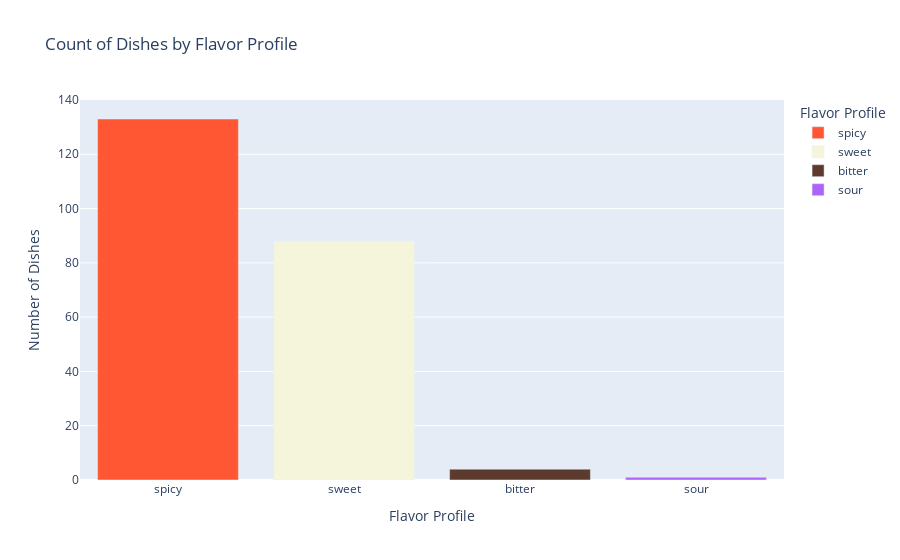

Here is the notebook cell this chart was saved with:
### Code cell
import plotly.express as px

# Count the occurrences of each flavor profile
flavor_counts = food_data['flavor_profile'].value_counts().reset_index()
flavor_counts.columns = ['flavor', 'count']

# Define color mapping for each flavor
color_map = {
    'sweet': '#F5F5DC',       # Off-white or cream for sweet
    'spicy': '#FF5733',       # Red for spicy
    'bitter': '#5C3A2D'       # Dark chocolate color for bitter
}

# Create the bar chart
fig = px.bar(
    flavor_counts,
    x='flavor',
    y='count',
    title='Count of Dishes by Flavor Profile',
    labels={'flavor': 'Flavor Profile', 'count': 'Number of Dishes'},
    color='flavor',
    color_discrete_map=color_map  # Use the color mapping
)

fig.show()

### Figure 1 — Plotly figure (JSON) as saved in the notebook; plotly's stock layout.template omitted (floating-point values rounded to 4 significant figures)
{"data": [{"alignmentgroup": "True", "hovertemplate": "Flavor Profile=%{x}<br>Number of Dishes=%{y}<extra></extra>", "legendgroup": "spicy", "marker": {"color": "#FF5733", "pattern": {"shape": ""}}, "name": "spicy", "offsetgroup": "spicy", "orientation": "v", "showlegend": true, "textposition": "auto", "type": "bar", "x": ["spicy"], "xaxis": "x", "y": [133], "yaxis": "y"}, {"alignmentgroup": "True", "hovertemplate": "Flavor Profile=%{x}<br>Number of Dishes=%{y}<extra></extra>", "legendgroup": "sweet", "marker": {"color": "#F5F5DC", "pattern": {"shape": ""}}, "name": "sweet", "offsetgroup": "sweet", "orientation": "v", "showlegend": true, "textposition": "auto", "type": "bar", "x": ["sweet"], "xaxis": "x", "y": [88], "yaxis": "y"}, {"alignmentgroup": "True", "hovertemplate": "Flavor Profile=%{x}<br>Number of Dishes=%{y}<extra></extra>", "legendgroup": "bitter", "marker": {"color": "#5C3A2D", "pattern": {"shape": ""}}, "name": "bitter", "offsetgroup": "bitter", "orientation": "v", "showlegend": true, "textposition": "auto", "type": "bar", "x": ["bitter"], "xaxis": "x", "y": [4], "yaxis": "y"}, {"alignmentgroup": "True", "hovertemplate": "Flavor Profile=%{x}<br>Number of Dishes=%{y}<extra></extra>", "legendgroup": "sour", "marker": {"color": "#ab63fa", "pattern": {"shape": ""}}, "name": "sour", "offsetgroup": "sour", "orientation": "v", "showlegend": true, "textposition": "auto", "type": "bar", "x": ["sour"], "xaxis": "x", "y": [1], "yaxis": "y"}], "layout": {"autosize": true, "barmode": "relative", "legend": {"title": {"text": "Flavor Profile"}, "tracegroupgap": 0}, "title": {"text": "Count of Dishes by Flavor Profile"}, "xaxis": {"anchor": "y", "autorange": true, "categoryarray": ["spicy", "sweet", "bitter", "sour"], "categoryorder": "array", "domain": [0, 1], "range": [-0.5, 3.5], "title": {"text": "Flavor Profile"}, "type": "category"}, "yaxis": {"anchor": "x", "autorange": true, "domain": [0, 1], "range": [0, 140], "title": {"text": "Number of Dishes"}, "type": "linear"}}}
